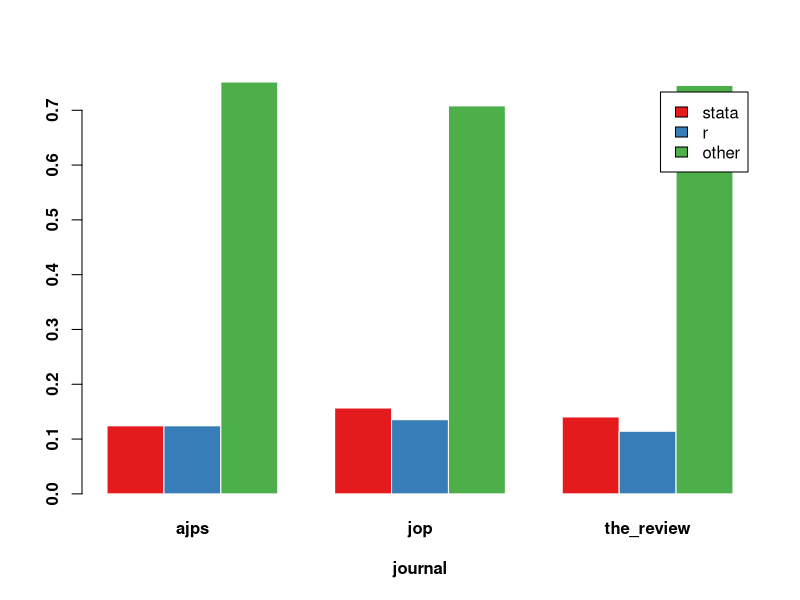

The R source for this figure:
#install.packages('RColorBrewer')
library('RColorBrewer')

data = read.csv('out/files_dist.csv', sep=',', row.names=1) 
data = as.matrix(data)
print(data)

png('out/files_dist.png')
barplot(data, col=brewer.pal(n=3, name='Set1'), border='white', font.axis=2, beside=T, legend=rownames(data), xlab='journal', font.lab=2)
dev.off()
